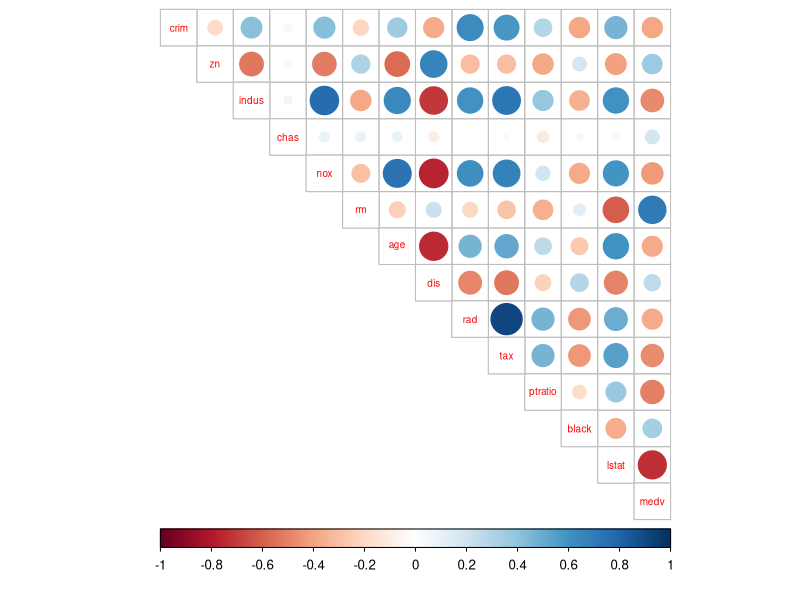
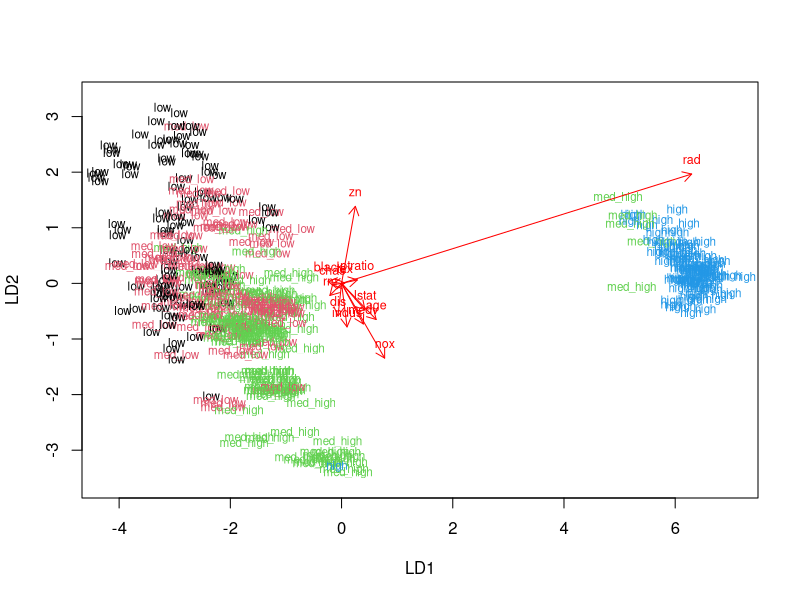
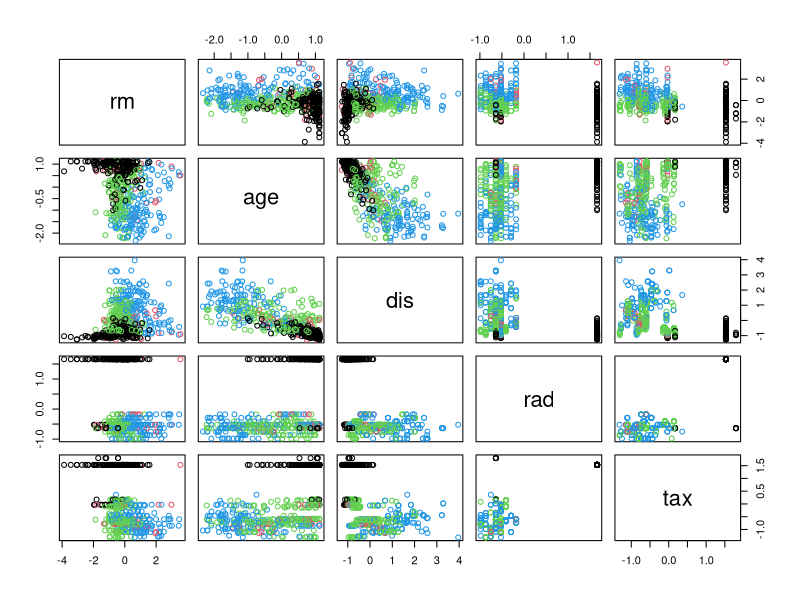
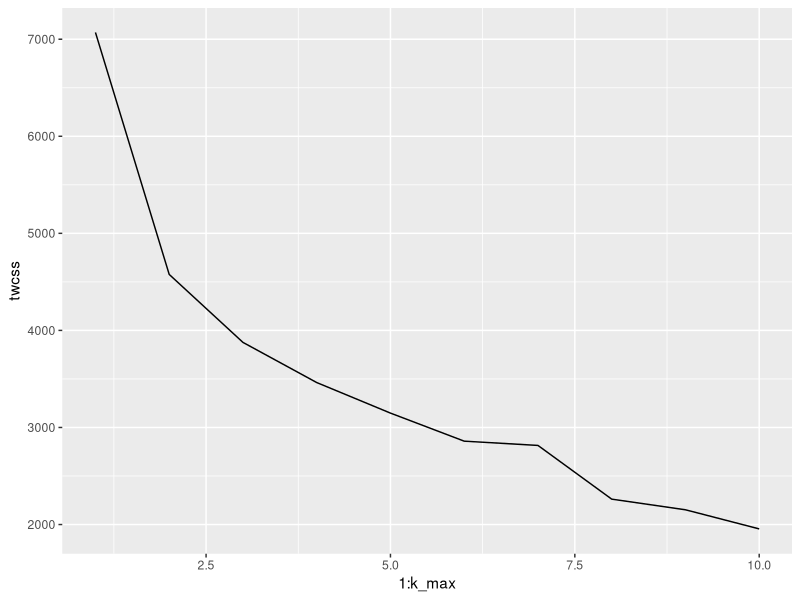
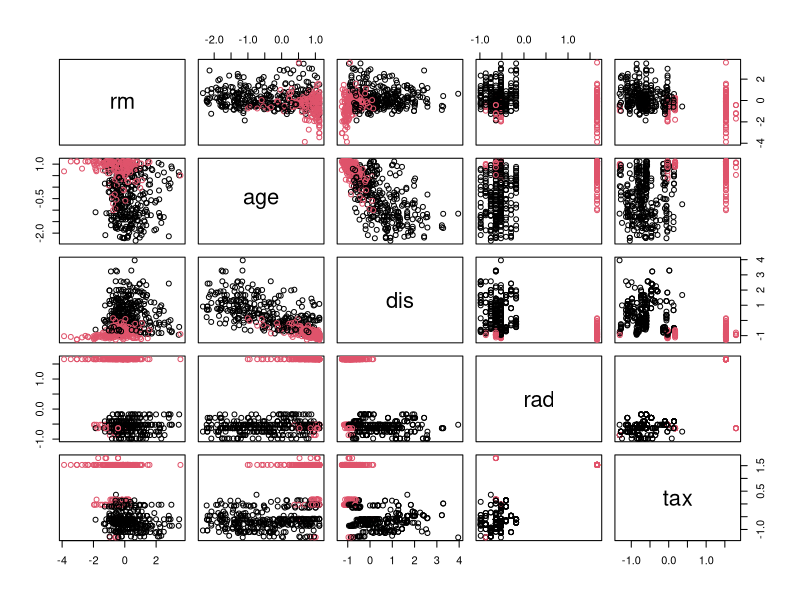

Reproduce these figures in R, in order.
library(MASS)
summary(Boston)
dim(Boston)
str(Boston)
install.packages("contrib.url")

library(dplyr)
install.packages("corrplot")
library(corrplot)

cor_matrix<-cor(Boston) %>% round(digits=2)
cor_matrix
corrplot(cor_matrix, method="circle", type="upper", cl.pos="b", tl.pos="d", tl.cex=0.6)

boston_scaled <- scale(Boston)
summary(boston_scaled)
class(boston_scaled)
boston_scaled <- as.data.frame(boston_scaled)
bins <- quantile(boston_scaled$crim)
crime <- cut(boston_scaled$crim, breaks = bins, include.lowest = TRUE, label=c("low","med_low", "med_high", "high"))
table(crime)
boston_scaled <- dplyr::select(boston_scaled, -crim)
boston_scaled <- data.frame(boston_scaled, crime)

n <- nrow(boston_scaled)
ind <- sample(n,  size = n * 0.8)
train <- boston_scaled[ind,]
test <- boston_scaled[-ind,]
correct_classes <- test$crime
test <- dplyr::select(test, -crime)

lda.fit <- lda(crime ~ . , data = train)
lda.fit
lda.arrows <- function(x, myscale = 1, arrow_heads = 0.1, color = "red", tex = 0.75, choices = c(1,2)){
  heads <- coef(x)
  arrows(x0 = 0, y0 = 0, 
         x1 = myscale * heads[,choices[1]], 
         y1 = myscale * heads[,choices[2]], col=color, length = arrow_heads)
  text(myscale * heads[,choices], labels = row.names(heads), 
       cex = tex, col=color, pos=3)
}
classes <- as.numeric(train$crime)
plot(lda.fit, dimen = 2, col=classes, pch=classes)
lda.arrows(lda.fit, myscale = 2)

lda.pred <- predict(lda.fit, newdata = test)
table(correct = correct_classes, predicted = lda.pred$class)

data("Boston")
boston_s <- scale(Boston)
boston_s <- as.data.frame(boston_s)
dist_eu <- dist(boston_s)
summary(dist_eu)

km <-kmeans(boston_s, centers = 4)
pairs(boston_s[6:10], col = km$cluster)

library(ggplot2)
set.seed(123)
k_max <- 10
twcss <- sapply(1:k_max, function(k){kmeans(boston_s, k)$tot.withinss})
qplot(x = 1:k_max, y = twcss, geom = 'line')

library(GGally)
km <-kmeans(boston_s, centers = 2)
pairs(boston_s[6:10],col = km$cluster)
